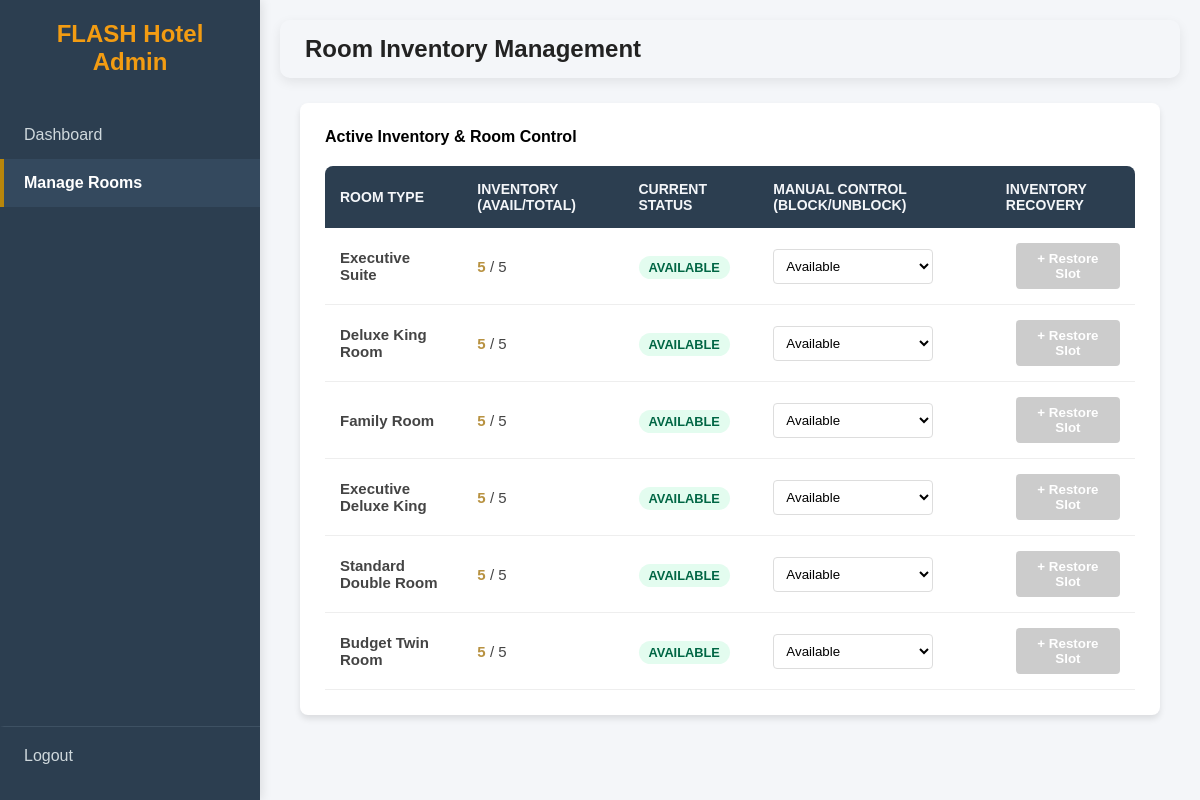
The app's page /manage_rooms.php (signed in) with its own data.
### tables this page shows
CREATE TABLE `rooms` (
  `id` int(11) NOT NULL,
  `room_name` varchar(100) DEFAULT NULL,
  `total_slots` int(11) DEFAULT 5,
  `available_slots` int(11) DEFAULT 5,
  `room_status` varchar(20) NOT NULL DEFAULT 'Available'
);

### manage_rooms.php (the view, shortened to what this page needs)
<?php
require_once "db.php";
$sql = "SELECT * FROM rooms";
$result = $conn->query($sql);
?>
<!DOCTYPE html>
<html lang="en">
<head>
    <link rel="stylesheet" href="admin.css">
</head>
<body>
<div class="sidebar">
    <div class="brand"><h2> FLASH Hotel Admin</h2></div>
    <a href="dashboard.php"> Dashboard</a>
    <a href="manage_rooms.php" class="active"> Manage Rooms</a>
    <a href="logout.php" class="logout">Logout</a>
</div>
<div class="main-content">
    <div class="topbar"><h3>Room Inventory Management</h3></div>
    <div class="admin-card" style="margin: 20px; background: #fff; padding: 25px; border-radius: 8px; box-shadow: 0 4px 6px rgba(0,0,0,0.1);">
        <h4 style="margin-bottom: 20px;">Active Inventory & Room Control</h4>
        <table class="room-table" style="width: 100%; border-collapse: collapse;">
            <thead>
                <tr style="background: #f8f9fa; text-align: left;">
                    <th>Room Type</th>
                    <th>Inventory (Avail/Total)</th>
                    <th>Current Status</th>
                    <th>Manual Control (Block/Unblock)</th>
                    <th>Inventory Recovery</th>
                </tr>
            </thead>
            <tbody>
                <?php while($row = $result->fetch_assoc()): ?>
                <tr>
                    <td><strong><?php echo htmlspecialchars($row['room_name']); ?></strong></td>
                    <td>
                        <span style="font-weight: 600; color: var(--obsidian-gold);">
                            <?php echo $row['available_slots']; ?>
                        </span> / <?php echo $row['total_slots']; ?>
                    </td>
                    <td>
                        <span class="status-pill <?php echo strtolower($row['room_status'] ?? 'available'); ?>">
                            <?php echo $row['room_status'] ?? 'Available'; ?>
                        </span>
                    </td>
                    <td>
                        <form method="POST" style="display:inline;">
                            <select name="new_status" class="btn-status" onchange="this.form.submit()">
                                <option value="Available" <?php if($row['room_status'] == 'Available') echo 'selected'; ?>>Available</option>
                            </select>
                        </form>
                    </td>
                    <td>
                        <form method="POST" style="display:inline;" onsubmit="return confirm('Restore 1 room slot?');">
                            <button type="submit" name="restore_slot" class="btn-restore"
                                <?php echo ($row['available_slots'] >= $row['total_slots']) ? 'disabled' : ''; ?>>
                                + Restore Slot
                            </button>
                        </form>
                    </td>
                </tr>
                <?php endwhile; ?>
            </tbody>
        </table>
    </div>
</div>
</body>
</html>

### admin.css (style rules this page uses)
:root { --color-primary-dark: #2c3e50; --color-secondary-light: #f4f6f9; --color-text-dark: #222222; --color-accent-gold: #b8860b; --font-sans: "Poppins", sans-serif; }
* { margin: 0; padding: 0; box-sizing: border-box; font-family: var(--font-sans); }
body { background: var(--color-secondary-light); display: flex; height: 100vh; }
.sidebar { width: 260px; background: var(--color-primary-dark); color: var(--color-text-light); padding: 20px 0; display: flex; flex-direction: column; box-shadow: 2px 0 10px rgba(0, 0, 0, 0.1); }
.sidebar .brand { text-align: center; padding: 0 20px; margin-bottom: 30px; }
.sidebar h2 { font-size: 24px; font-weight: 700; color: #f39c12; margin-bottom: 5px; }
.sidebar a { padding: 15px 20px; color: #cfd8dc; text-decoration: none; display: block; font-size: 16px; transition: 0.3s; border-left: 4px solid transparent; }
.sidebar .active { background: #34495e; color: white; border-left: 4px solid var(--color-accent-gold); font-weight: 600; }
.sidebar .logout { margin-top: auto; border-top: 1px solid #3e5163; padding-top: 20px; }
.main-content { flex: 1; padding: 20px; overflow-y: auto; }
.topbar { background: var(--color-text-light); padding: 15px 25px; border-radius: 10px; margin-bottom: 25px; box-shadow: 0 4px 12px rgba(0,0,0,0.08); display: flex; justify-content: space-between; align-items: center; }
.topbar h3 { font-size: 24px; font-weight: 700; color: var(--color-text-dark); }
table { width: 100%; border-collapse: collapse; margin-top: 10px; }
table th { background: var(--color-primary-dark); color: var(--color-secondary-light); padding: 15px; text-align: left; font-size: 14px; font-weight: 600; text-transform: uppercase; }
table th:first-child { border-top-left-radius: 8px; }
table th:last-child { border-top-right-radius: 8px; }
table td { padding: 15px; border-bottom: 1px solid #eeeeee; font-size: 15px; color: #444; }

### manage_rooms.php (style rules this page uses)
:root { --obsidian-gold: #b89241; --dark-sidebar: #2c3e50; }
.status-pill { padding: 4px 10px; border-radius: 20px; font-size: 0.8rem; font-weight: 600; text-transform: uppercase; }
.available { background: #e3fcef; color: #006644; }
.btn-status { padding: 8px; border-radius: 4px; border: 1px solid #ddd; background: white; cursor: pointer; }
.btn-restore { background-color: #2ecc71; color: white; border: none; padding: 8px 12px; border-radius: 4px; cursor: pointer; font-weight: 600; margin-left: 10px; }
.btn-restore:disabled { background-color: #ccc; cursor: not-allowed; }
.room-table td { padding: 15px; border-bottom: 1px solid #eee; }

### records on screen
rooms: room_name "Executive Suite", available_slots "5", total_slots "5", room_status "AVAILABLE", new_status "Available"
rooms: room_name "Deluxe King Room", available_slots "5", total_slots "5", room_status "AVAILABLE", new_status "Available"
rooms: room_name "Family Room", available_slots "5", total_slots "5", room_status "AVAILABLE", new_status "Available"
rooms: room_name "Executive Deluxe King", available_slots "5", total_slots "5", room_status "AVAILABLE", new_status "Available"
rooms: room_name "Standard Double Room", available_slots "5", total_slots "5", room_status "AVAILABLE", new_status "Available"
rooms: room_name "Budget Twin Room", available_slots "5", total_slots "5", room_status "AVAILABLE", new_status "Available"
